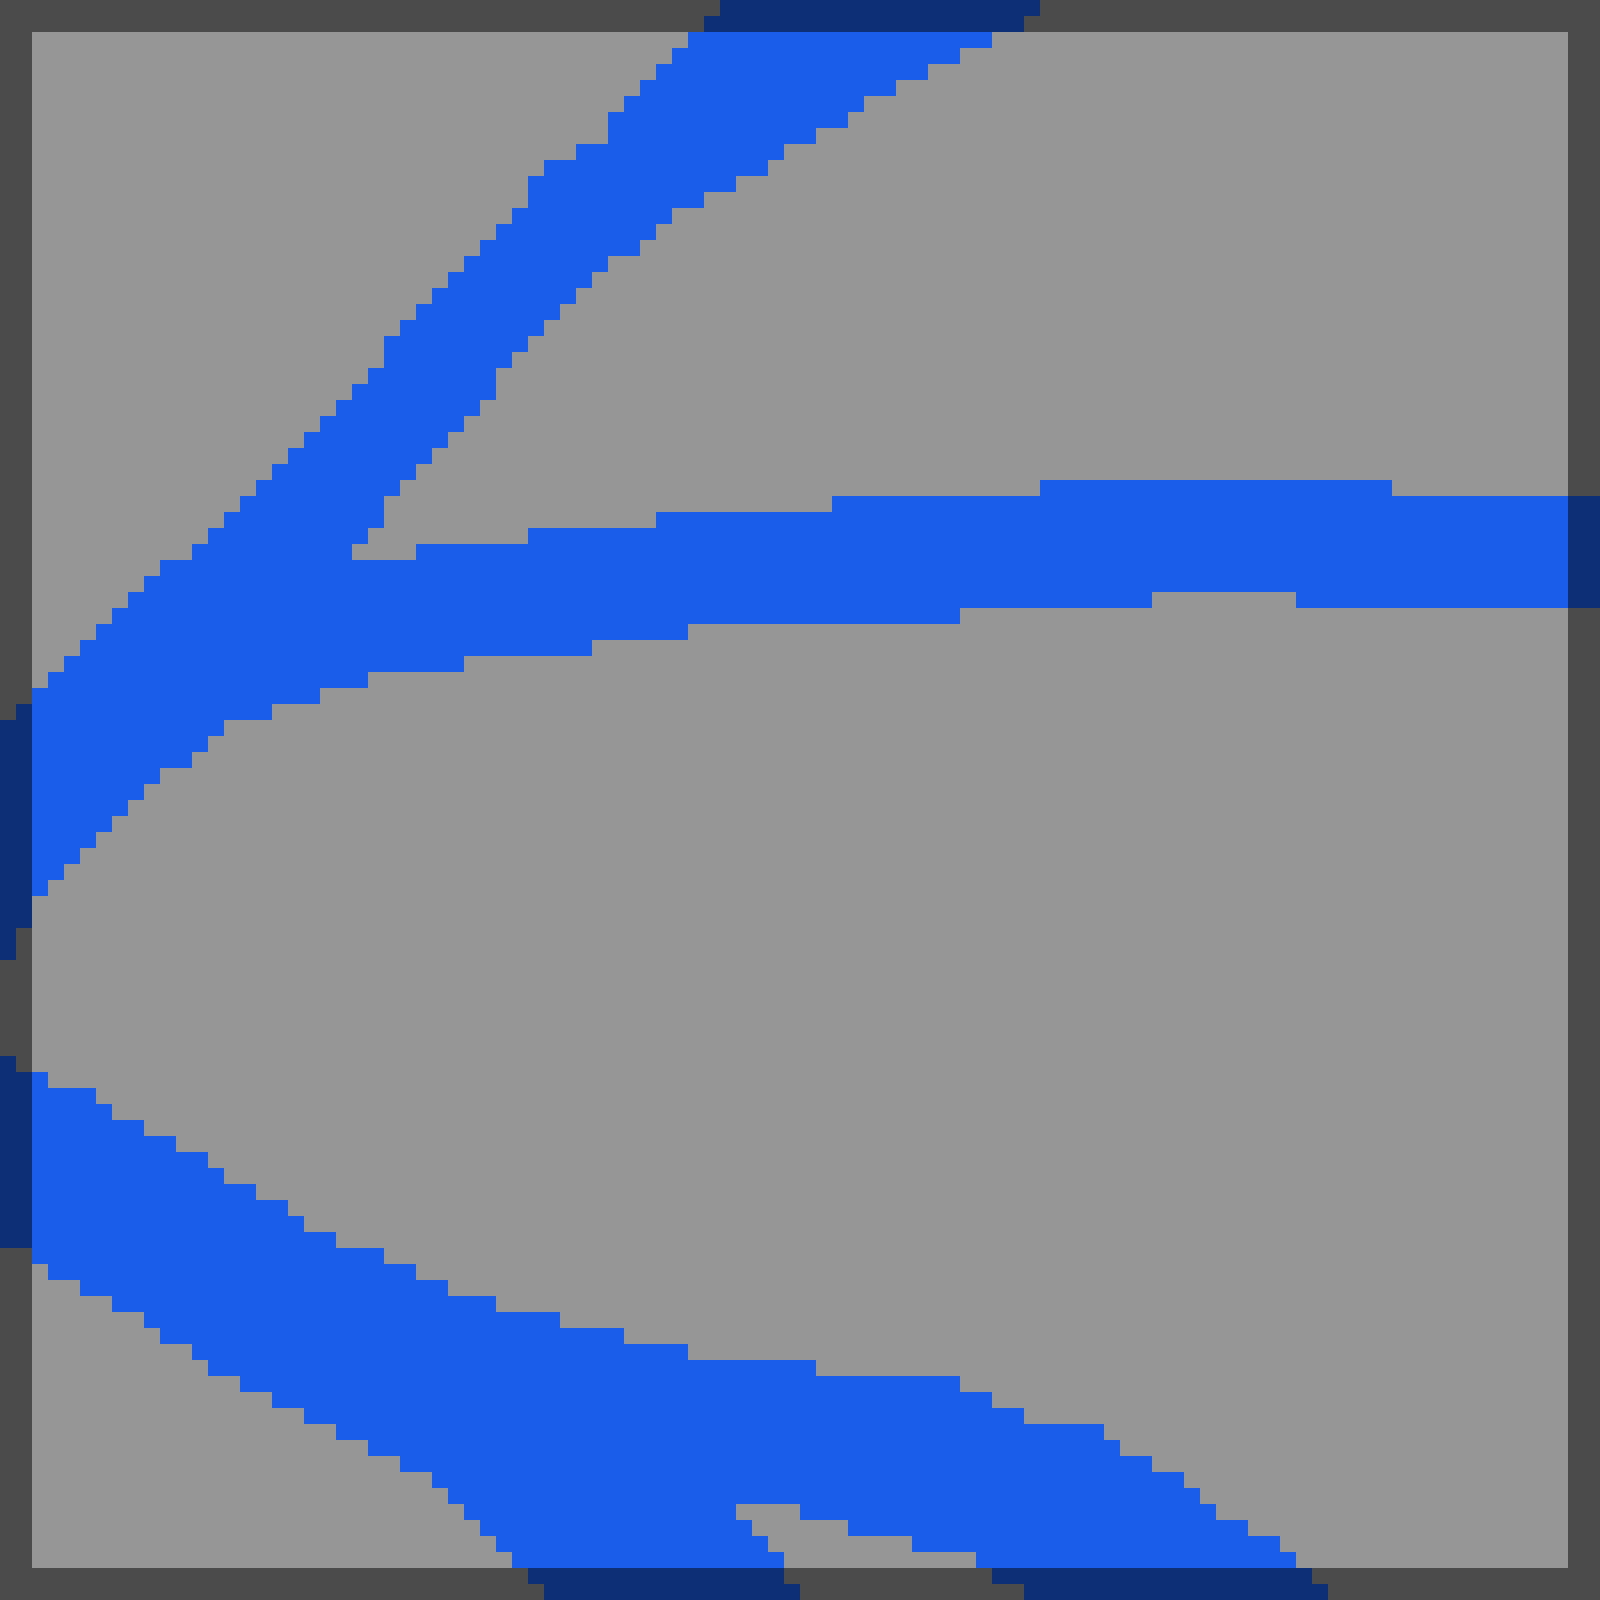

The image is a tile-based game level rendered from a .tmx file. Its description and source (layers, tilesets, objects; grid data summarised) follow:
An orthogonal 100x100 tile map with 16x16 px tiles, 2 tile layers (Basic, Limiters).

<map version="1.0" orientation="orthogonal" renderorder="right-down" width="100" height="100" tilewidth="16" tileheight="16" nextobjectid="1">
 <tileset firstgid="1" name="Tileset" tilewidth="16" tileheight="16" tilecount="25">
  <image source="Tileset.png" width="80" height="80" />
 </tileset>
 <layer name="Basic" width="100" height="100">
  <data>[10000 cells, 10000 non-empty, 2 distinct tile ids]</data>
 </layer>
 <layer name="Limiters" width="100" height="100">
  <data>[10000 cells, 784 non-empty, 1 distinct tile ids]</data>
 </layer>
</map>